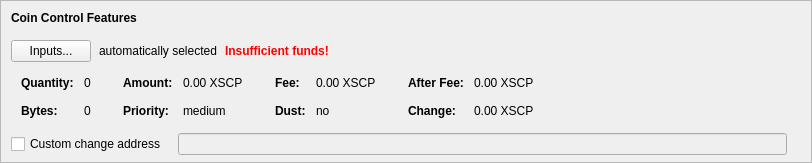
    <widget class="QFrame" name="frameCoinControl">
     <property name="sizePolicy">
      <sizepolicy hsizetype="Expanding" vsizetype="Expanding">
       <horstretch>0</horstretch>
       <verstretch>0</verstretch>
      </sizepolicy>
     </property>
     <property name="maximumSize">
      <size>
       <width>16777215</width>
       <height>16777215</height>
      </size>
     </property>
     <property name="frameShape">
      <enum>QFrame::StyledPanel</enum>
     </property>
     <property name="frameShadow">
      <enum>QFrame::Sunken</enum>
     </property>
     <layout class="QVBoxLayout" name="verticalLayoutCoinControl2">
      <property name="spacing">
       <number>0</number>
      </property>
      <property name="leftMargin">
       <number>0</number>
      </property>
      <property name="topMargin">
       <number>0</number>
      </property>
      <property name="rightMargin">
       <number>0</number>
      </property>
      <property name="bottomMargin">
       <number>6</number>
      </property>
      <item>
       <layout class="QVBoxLayout" name="verticalLayoutCoinControl" stretch="0,0,0,0,1">
        <property name="spacing">
         <number>0</number>
        </property>
        <property name="leftMargin">
         <number>10</number>
        </property>
        <property name="topMargin">
         <number>10</number>
        </property>
        <item>
         <layout class="QHBoxLayout" name="horizontalLayoutCoinControl1">
          <property name="bottomMargin">
           <number>15</number>
          </property>
          <item>
           <widget class="QLabel" name="labelCoinControlFeatures">
            <property name="sizePolicy">
             <sizepolicy hsizetype="Preferred" vsizetype="Maximum">
              <horstretch>0</horstretch>
              <verstretch>0</verstretch>
             </sizepolicy>
            </property>
            <property name="font">
             <font>
              <weight>75</weight>
              <bold>true</bold>
             </font>
            </property>
            <property name="styleSheet">
             <string notr="true">font-weight:bold;</string>
            </property>
            <property name="text">
             <string>Coin Control Features</string>
            </property>
           </widget>
          </item>
         </layout>
        </item>
        <item>
         <layout class="QHBoxLayout" name="horizontalLayoutCoinControl2" stretch="0,0,0,0">
          <property name="spacing">
           <number>8</number>
          </property>
          <property name="bottomMargin">
           <number>10</number>
          </property>
          <item>
           <widget class="QPushButton" name="pushButtonCoinControl">
            <property name="styleSheet">
             <string notr="true"/>
            </property>
            <property name="text">
             <string>Inputs...</string>
            </property>
            <property name="autoDefault">
             <bool>false</bool>
            </property>
           </widget>
          </item>
          <item>
           <widget class="QLabel" name="labelCoinControlAutomaticallySelected">
            <property name="text">
             <string>automatically selected</string>
            </property>
            <property name="margin">
             <number>5</number>
            </property>
           </widget>
          </item>
          <item>
           <widget class="QLabel" name="labelCoinControlInsuffFunds">
            <property name="font">
             <font>
              <weight>75</weight>
              <bold>true</bold>
             </font>
            </property>
            <property name="styleSheet">
             <string notr="true">color:red;font-weight:bold;</string>
            </property>
            <property name="text">
             <string>Insufficient funds!</string>
            </property>
            <property name="margin">
             <number>5</number>
            </property>
           </widget>
          </item>
          <item>
           <spacer name="horizontalSpacerCoinControl">
            <property name="orientation">
             <enum>Qt::Horizontal</enum>
            </property>
            <property name="sizeHint" stdset="0">
             <size>
              <width>40</width>
              <height>1</height>
             </size>
            </property>
           </spacer>
          </item>
         </layout>
        </item>
        <item>
         <widget class="QWidget" name="widgetCoinControl" native="true">
          <property name="sizePolicy">
           <sizepolicy hsizetype="Preferred" vsizetype="Preferred">
            <horstretch>0</horstretch>
            <verstretch>0</verstretch>
           </sizepolicy>
          </property>
          <property name="minimumSize">
           <size>
            <width>0</width>
            <height>0</height>
           </size>
          </property>
          <property name="styleSheet">
           <string notr="true"/>
          </property>
          <layout class="QHBoxLayout" name="horizontalLayoutCoinControl5">
           <property name="leftMargin">
            <number>0</number>
           </property>
           <property name="topMargin">
            <number>0</number>
           </property>
           <property name="rightMargin">
            <number>0</number>
           </property>
           <property name="bottomMargin">
            <number>0</number>
           </property>
           <item>
            <layout class="QHBoxLayout" name="horizontalLayoutCoinControl3" stretch="0,0,0,1">
             <property name="spacing">
              <number>20</number>
             </property>
             <property name="topMargin">
              <number>0</number>
             </property>
             <property name="bottomMargin">
              <number>10</number>
             </property>
             <item>
              <layout class="QFormLayout" name="formLayoutCoinControl1">
               <property name="horizontalSpacing">
                <number>10</number>
               </property>
               <property name="verticalSpacing">
                <number>14</number>
               </property>
               <property name="leftMargin">
                <number>10</number>
               </property>
               <property name="topMargin">
                <number>4</number>
               </property>
               <property name="rightMargin">
                <number>6</number>
               </property>
               <item row="0" column="0">
                <widget class="QLabel" name="labelCoinControlQuantityText">
                 <property name="font">
                  <font>
                   <weight>75</weight>
                   <bold>true</bold>
                  </font>
                 </property>
                 <property name="text">
                  <string>Quantity:</string>
                 </property>
                 <property name="margin">
                  <number>0</number>
                 </property>
                </widget>
               </item>
               <item row="0" column="1">
                <widget class="QLabel" name="labelCoinControlQuantity">
                 <property name="cursor">
                  <cursorShape>IBeamCursor</cursorShape>
                 </property>
                 <property name="contextMenuPolicy">
                  <enum>Qt::ActionsContextMenu</enum>
                 </property>
                 <property name="text">
                  <string notr="true">0</string>
                 </property>
                 <property name="margin">
                  <number>0</number>
                 </property>
                 <property name="textInteractionFlags">
                  <set>Qt::LinksAccessibleByMouse|Qt::TextSelectableByKeyboard|Qt::TextSelectableByMouse</set>
                 </property>
                </widget>
               </item>
               <item row="1" column="0">
                <widget class="QLabel" name="labelCoinControlBytesText">
                 <property name="font">
                  <font>
                   <weight>75</weight>
                   <bold>true</bold>
                  </font>
                 </property>
                 <property name="text">
                  <string>Bytes:</string>
                 </property>
                </widget>
               </item>
               <item row="1" column="1">
                <widget class="QLabel" name="labelCoinControlBytes">
                 <property name="cursor">
                  <cursorShape>IBeamCursor</cursorShape>
                 </property>
                 <property name="contextMenuPolicy">
                  <enum>Qt::ActionsContextMenu</enum>
                 </property>
                 <property name="text">
                  <string notr="true">0</string>
                 </property>
                 <property name="textInteractionFlags">
                  <set>Qt::LinksAccessibleByMouse|Qt::TextSelectableByKeyboard|Qt::TextSelectableByMouse</set>
                 </property>
                </widget>
               </item>
              </layout>
             </item>
             <item>
              <layout class="QFormLayout" name="formLayoutCoinControl2">
               <property name="horizontalSpacing">
                <number>10</number>
               </property>
               <property name="verticalSpacing">
                <number>14</number>
               </property>
               <property name="leftMargin">
                <number>6</number>
               </property>
               <property name="topMargin">
                <number>4</number>
               </property>
               <property name="rightMargin">
                <number>6</number>
               </property>
               <item row="0" column="0">
                <widget class="QLabel" name="labelCoinControlAmountText">
                 <property name="font">
                  <font>
                   <weight>75</weight>
                   <bold>true</bold>
                  </font>
                 </property>
                 <property name="text">
                  <string>Amount:</string>
                 </property>
                 <property name="margin">
                  <number>0</number>
                 </property>
                </widget>
               </item>
               <item row="0" column="1">
                <widget class="QLabel" name="labelCoinControlAmount">
                 <property name="cursor">
                  <cursorShape>IBeamCursor</cursorShape>
                 </property>
                 <property name="contextMenuPolicy">
                  <enum>Qt::ActionsContextMenu</enum>
                 </property>
                 <property name="text">
                  <string notr="true">0.00 XSCP</string>
                 </property>
                 <property name="textInteractionFlags">
                  <set>Qt::LinksAccessibleByMouse|Qt::TextSelectableByKeyboard|Qt::TextSelectableByMouse</set>
                 </property>
                </widget>
               </item>
               <item row="1" column="0">
                <widget class="QLabel" name="labelCoinControlPriorityText">
                 <property name="font">
                  <font>
                   <weight>75</weight>
                   <bold>true</bold>
                  </font>
                 </property>
                 <property name="text">
                  <string>Priority:</string>
                 </property>
                </widget>
               </item>
               <item row="1" column="1">
                <widget class="QLabel" name="labelCoinControlPriority">
                 <property name="cursor">
                  <cursorShape>IBeamCursor</cursorShape>
                 </property>
                 <property name="contextMenuPolicy">
                  <enum>Qt::ActionsContextMenu</enum>
                 </property>
                 <property name="text">
                  <string>medium</string>
                 </property>
                 <property name="textInteractionFlags">
                  <set>Qt::LinksAccessibleByMouse|Qt::TextSelectableByKeyboard|Qt::TextSelectableByMouse</set>
                 </property>
                </widget>
               </item>
              </layout>
             </item>
             <item>
              <layout class="QFormLayout" name="formLayoutCoinControl3">
               <property name="horizontalSpacing">
                <number>10</number>
               </property>
               <property name="verticalSpacing">
                <number>14</number>
               </property>
               <property name="leftMargin">
                <number>6</number>
               </property>
               <property name="topMargin">
                <number>4</number>
               </property>
               <property name="rightMargin">
                <number>6</number>
               </property>
               <item row="0" column="0">
                <widget class="QLabel" name="labelCoinControlFeeText">
                 <property name="font">
                  <font>
                   <weight>75</weight>
                   <bold>true</bold>
                  </font>
                 </property>
                 <property name="text">
                  <string>Fee:</string>
                 </property>
                 <property name="margin">
                  <number>0</number>
                 </property>
                </widget>
               </item>
               <item row="0" column="1">
                <widget class="QLabel" name="labelCoinControlFee">
                 <property name="cursor">
                  <cursorShape>IBeamCursor</cursorShape>
                 </property>
                 <property name="contextMenuPolicy">
                  <enum>Qt::ActionsContextMenu</enum>
                 </property>
                 <property name="text">
                  <string notr="true">0.00 XSCP</string>
                 </property>
                 <property name="textInteractionFlags">
                  <set>Qt::LinksAccessibleByMouse|Qt::TextSelectableByKeyboard|Qt::TextSelectableByMouse</set>
                 </property>
                </widget>
               </item>
               <item row="1" column="0">
                <widget class="QLabel" name="labelCoinControlLowOutputText">
                 <property name="font">
                  <font>
                   <weight>75</weight>
                   <bold>true</bold>
                  </font>
                 </property>
                 <property name="text">
                  <string>Dust:</string>
                 </property>
                </widget>
               </item>
               <item row="1" column="1">
                <widget class="QLabel" name="labelCoinControlLowOutput">
                 <property name="cursor">
                  <cursorShape>IBeamCursor</cursorShape>
                 </property>
                 <property name="contextMenuPolicy">
                  <enum>Qt::ActionsContextMenu</enum>
                 </property>
                 <property name="text">
                  <string>no</string>
                 </property>
                 <property name="textInteractionFlags">
                  <set>Qt::LinksAccessibleByMouse|Qt::TextSelectableByKeyboard|Qt::TextSelectableByMouse</set>
                 </property>
                </widget>
               </item>
              </layout>
             </item>
             <item>
              <layout class="QFormLayout" name="formLayoutCoinControl4">
               <property name="horizontalSpacing">
                <number>10</number>
               </property>
               <property name="verticalSpacing">
                <number>14</number>
               </property>
               <property name="leftMargin">
                <number>6</number>
               </property>
               <property name="topMargin">
                <number>4</number>
               </property>
               <property name="rightMargin">
                <number>6</number>
               </property>
               <item row="0" column="0">
                <widget class="QLabel" name="labelCoinControlAfterFeeText">
                 <property name="font">
                  <font>
                   <weight>75</weight>
                   <bold>true</bold>
                  </font>
                 </property>
                 <property name="text">
                  <string>After Fee:</string>
                 </property>
                 <property name="margin">
                  <number>0</number>
                 </property>
                </widget>
               </item>
               <item row="0" column="1">
                <widget class="QLabel" name="labelCoinControlAfterFee">
                 <property name="cursor">
                  <cursorShape>IBeamCursor</cursorShape>
                 </property>
                 <property name="contextMenuPolicy">
                  <enum>Qt::ActionsContextMenu</enum>
                 </property>
                 <property name="text">
                  <string notr="true">0.00 XSCP</string>
                 </property>
                 <property name="textInteractionFlags">
                  <set>Qt::LinksAccessibleByMouse|Qt::TextSelectableByKeyboard|Qt::TextSelectableByMouse</set>
                 </property>
                </widget>
               </item>
               <item row="1" column="0">
                <widget class="QLabel" name="labelCoinControlChangeText">
                 <property name="font">
                  <font>
                   <weight>75</weight>
                   <bold>true</bold>
                  </font>
                 </property>
                 <property name="text">
                  <string>Change:</string>
                 </property>
                </widget>
               </item>
               <item row="1" column="1">
                <widget class="QLabel" name="labelCoinControlChange">
                 <property name="cursor">
                  <cursorShape>IBeamCursor</cursorShape>
                 </property>
                 <property name="contextMenuPolicy">
                  <enum>Qt::ActionsContextMenu</enum>
                 </property>
                 <property name="text">
                  <string notr="true">0.00 XSCP</string>
                 </property>
                 <property name="textInteractionFlags">
                  <set>Qt::LinksAccessibleByMouse|Qt::TextSelectableByKeyboard|Qt::TextSelectableByMouse</set>
                 </property>
                </widget>
               </item>
              </layout>
             </item>
            </layout>
           </item>
          </layout>
         </widget>
        </item>
        <item>
         <layout class="QHBoxLayout" name="horizontalLayoutCoinControl4" stretch="0,0,0">
          <property name="spacing">
           <number>12</number>
          </property>
          <property name="sizeConstraint">
           <enum>QLayout::SetDefaultConstraint</enum>
          </property>
          <property name="topMargin">
           <number>5</number>
          </property>
          <property name="rightMargin">
           <number>5</number>
          </property>
          <item>
           <widget class="QCheckBox" name="checkBoxCoinControlChange">
            <property name="toolTip">
             <string>If this is activated, but the change address is empty or invalid, change will be sent to a newly generated address.</string>
            </property>
            <property name="text">
             <string>Custom change address</string>
            </property>
           </widget>
          </item>
          <item>
           <widget class="QValidatedLineEdit" name="lineEditCoinControlChange">
            <property name="enabled">
             <bool>false</bool>
            </property>
            <property name="sizePolicy">
             <sizepolicy hsizetype="Expanding" vsizetype="Fixed">
              <horstretch>0</horstretch>
              <verstretch>0</verstretch>
             </sizepolicy>
            </property>
           </widget>
          </item>
          <item>
           <widget class="QLabel" name="labelCoinControlChangeLabel">
            <property name="sizePolicy">
             <sizepolicy hsizetype="Preferred" vsizetype="Expanding">
              <horstretch>0</horstretch>
              <verstretch>0</verstretch>
             </sizepolicy>
            </property>
            <property name="minimumSize">
             <size>
              <width>0</width>
              <height>0</height>
             </size>
            </property>
            <property name="text">
             <string/>
            </property>
            <property name="margin">
             <number>3</number>
            </property>
           </widget>
          </item>
         </layout>
        </item>
        <item>
         <spacer name="verticalSpacerCoinControl">
          <property name="orientation">
           <enum>Qt::Vertical</enum>
          </property>
          <property name="sizeHint" stdset="0">
           <size>
            <width>800</width>
            <height>1</height>
           </size>
          </property>
         </spacer>
        </item>
       </layout>
      </item>
     </layout>
    </widget>
